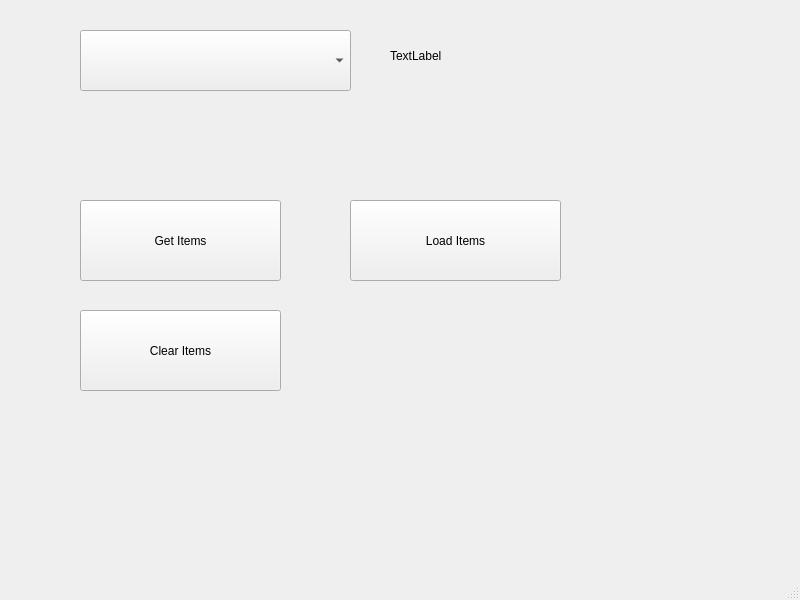
<?xml version="1.0" encoding="UTF-8"?>
<ui version="4.0">
 <class>MainWindow</class>
 <widget class="QMainWindow" name="MainWindow">
  <property name="geometry">
   <rect>
    <x>0</x>
    <y>0</y>
    <width>800</width>
    <height>600</height>
   </rect>
  </property>
  <property name="windowTitle">
   <string>MainWindow</string>
  </property>
  <widget class="QWidget" name="centralwidget">
   <widget class="QComboBox" name="cbCities">
    <property name="geometry">
     <rect>
      <x>80</x>
      <y>30</y>
      <width>271</width>
      <height>61</height>
     </rect>
    </property>
   </widget>
   <widget class="QLabel" name="lblResult">
    <property name="geometry">
     <rect>
      <x>390</x>
      <y>30</y>
      <width>161</width>
      <height>51</height>
     </rect>
    </property>
    <property name="text">
     <string>TextLabel</string>
    </property>
   </widget>
   <widget class="QPushButton" name="btnGetItems">
    <property name="geometry">
     <rect>
      <x>80</x>
      <y>200</y>
      <width>201</width>
      <height>81</height>
     </rect>
    </property>
    <property name="text">
     <string>Get Items</string>
    </property>
   </widget>
   <widget class="QPushButton" name="btnLoadItems">
    <property name="geometry">
     <rect>
      <x>350</x>
      <y>200</y>
      <width>211</width>
      <height>81</height>
     </rect>
    </property>
    <property name="text">
     <string>Load Items</string>
    </property>
   </widget>
   <widget class="QPushButton" name="btn_clear">
    <property name="geometry">
     <rect>
      <x>80</x>
      <y>310</y>
      <width>201</width>
      <height>81</height>
     </rect>
    </property>
    <property name="text">
     <string>Clear Items</string>
    </property>
   </widget>
  </widget>
  <widget class="QMenuBar" name="menubar">
   <property name="geometry">
    <rect>
     <x>0</x>
     <y>0</y>
     <width>800</width>
     <height>26</height>
    </rect>
   </property>
  </widget>
  <widget class="QStatusBar" name="statusbar"/>
 </widget>
 <resources/>
 <connections/>
</ui>
